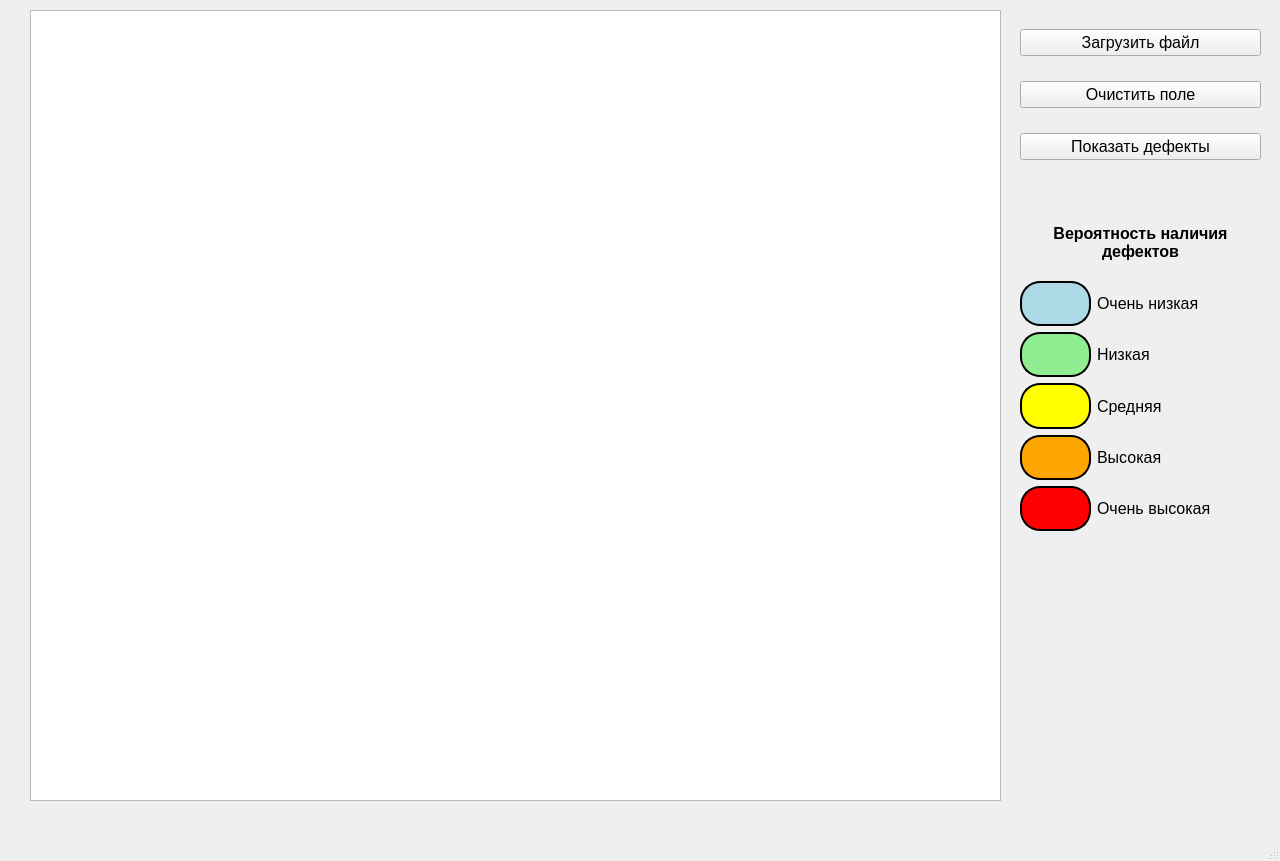
<?xml version="1.0" encoding="UTF-8"?>
<ui version="4.0">
 <class>MainWindow</class>
 <widget class="QMainWindow" name="MainWindow">
  <property name="geometry">
   <rect>
    <x>0</x>
    <y>0</y>
    <width>1280</width>
    <height>861</height>
   </rect>
  </property>
  <property name="windowTitle">
   <string>MainWindow</string>
  </property>
  <widget class="QWidget" name="centralwidget">
   <widget class="QTextEdit" name="program_txt">
    <property name="geometry">
     <rect>
      <x>30</x>
      <y>10</y>
      <width>971</width>
      <height>791</height>
     </rect>
    </property>
    <property name="font">
     <font>
      <pointsize>12</pointsize>
     </font>
    </property>
   </widget>
   <widget class="QWidget" name="verticalLayoutWidget">
    <property name="geometry">
     <rect>
      <x>1020</x>
      <y>10</y>
      <width>241</width>
      <height>171</height>
     </rect>
    </property>
    <layout class="QVBoxLayout" name="verticalLayout">
     <item>
      <widget class="QPushButton" name="load_btn">
       <property name="font">
        <font>
         <pointsize>12</pointsize>
        </font>
       </property>
       <property name="text">
        <string>Загрузить файл</string>
       </property>
      </widget>
     </item>
     <item>
      <widget class="QPushButton" name="clear_btn">
       <property name="font">
        <font>
         <pointsize>12</pointsize>
        </font>
       </property>
       <property name="text">
        <string>Очистить поле</string>
       </property>
      </widget>
     </item>
     <item>
      <widget class="QPushButton" name="run_btn">
       <property name="font">
        <font>
         <pointsize>12</pointsize>
        </font>
       </property>
       <property name="text">
        <string>Показать дефекты</string>
       </property>
      </widget>
     </item>
    </layout>
   </widget>
   <widget class="QWidget" name="gridLayoutWidget">
    <property name="geometry">
     <rect>
      <x>1020</x>
      <y>220</y>
      <width>241</width>
      <height>311</height>
     </rect>
    </property>
    <layout class="QGridLayout" name="gridLayout">
     <item row="6" column="0" colspan="2">
      <widget class="QLabel" name="label_11">
       <property name="styleSheet">
        <string notr="true">background-color: red;
border: 2px solid black;
border-radius: 20px;</string>
       </property>
       <property name="text">
        <string/>
       </property>
      </widget>
     </item>
     <item row="3" column="0" colspan="2">
      <widget class="QLabel" name="label_8">
       <property name="styleSheet">
        <string notr="true">background-color: lightGreen;
border: 2px solid black;
border-radius: 20px;</string>
       </property>
       <property name="text">
        <string/>
       </property>
      </widget>
     </item>
     <item row="2" column="0" colspan="2">
      <widget class="QLabel" name="label_7">
       <property name="styleSheet">
        <string notr="true">background-color: lightBlue;
border: 2px solid black;
border-radius: 20px;</string>
       </property>
       <property name="text">
        <string/>
       </property>
      </widget>
     </item>
     <item row="5" column="0" colspan="2">
      <widget class="QLabel" name="label_10">
       <property name="styleSheet">
        <string notr="true">background-color: orange;
border: 2px solid black;
border-radius: 20px;</string>
       </property>
       <property name="text">
        <string/>
       </property>
      </widget>
     </item>
     <item row="3" column="2" colspan="3">
      <widget class="QLabel" name="label_3">
       <property name="font">
        <font>
         <pointsize>12</pointsize>
        </font>
       </property>
       <property name="text">
        <string>Низкая</string>
       </property>
      </widget>
     </item>
     <item row="4" column="0" colspan="2">
      <widget class="QLabel" name="label_9">
       <property name="styleSheet">
        <string notr="true">background-color: yellow;
border: 2px solid black;
border-radius: 20px;</string>
       </property>
       <property name="text">
        <string/>
       </property>
      </widget>
     </item>
     <item row="2" column="2" colspan="3">
      <widget class="QLabel" name="label_2">
       <property name="font">
        <font>
         <pointsize>12</pointsize>
        </font>
       </property>
       <property name="text">
        <string>Очень низкая</string>
       </property>
      </widget>
     </item>
     <item row="4" column="2" colspan="3">
      <widget class="QLabel" name="label_4">
       <property name="font">
        <font>
         <pointsize>12</pointsize>
        </font>
       </property>
       <property name="text">
        <string>Средняя</string>
       </property>
      </widget>
     </item>
     <item row="6" column="2" colspan="3">
      <widget class="QLabel" name="label_6">
       <property name="font">
        <font>
         <pointsize>12</pointsize>
        </font>
       </property>
       <property name="text">
        <string>Очень высокая</string>
       </property>
      </widget>
     </item>
     <item row="5" column="2" colspan="3">
      <widget class="QLabel" name="label_5">
       <property name="font">
        <font>
         <pointsize>12</pointsize>
        </font>
       </property>
       <property name="text">
        <string>Высокая</string>
       </property>
      </widget>
     </item>
     <item row="0" column="0" colspan="6">
      <widget class="QLabel" name="label">
       <property name="font">
        <font>
         <pointsize>12</pointsize>
         <weight>75</weight>
         <bold>true</bold>
        </font>
       </property>
       <property name="text">
        <string>Вероятность наличия
дефектов</string>
       </property>
       <property name="alignment">
        <set>Qt::AlignCenter</set>
       </property>
       <property name="wordWrap">
        <bool>true</bool>
       </property>
      </widget>
     </item>
     <item row="2" column="5" rowspan="5">
      <spacer name="horizontalSpacer">
       <property name="orientation">
        <enum>Qt::Horizontal</enum>
       </property>
       <property name="sizeType">
        <enum>QSizePolicy::Fixed</enum>
       </property>
       <property name="sizeHint" stdset="0">
        <size>
         <width>44</width>
         <height>20</height>
        </size>
       </property>
      </spacer>
     </item>
     <item row="1" column="0" colspan="6">
      <spacer name="verticalSpacer">
       <property name="orientation">
        <enum>Qt::Vertical</enum>
       </property>
       <property name="sizeType">
        <enum>QSizePolicy::Fixed</enum>
       </property>
       <property name="sizeHint" stdset="0">
        <size>
         <width>20</width>
         <height>10</height>
        </size>
       </property>
      </spacer>
     </item>
    </layout>
   </widget>
  </widget>
  <widget class="QStatusBar" name="statusbar"/>
 </widget>
 <resources/>
 <connections/>
</ui>
